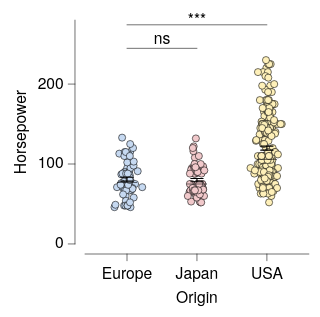

Express this chart as Vega-Lite.
### Vega-Lite specification from a JSON file in a GitHub repository (floating-point values rounded to 4 significant figures; data arrays with more than 128 entries replaced by an {"elided": "..."} marker saying what was removed)
{"background": null, "config": {"arc": {"fill": "#DBDBDB", "fillOpacity": 1.0, "innerRadius": 25.0, "padAngle": 0.03, "stroke": "black", "strokeOpacity": 1, "strokeWidth": 0.25}, "area": {"fill": "#DBDBDB", "fillOpacity": 1.0, "stroke": "black", "strokeOpacity": 1, "strokeWidth": 0.25}, "axis": {"domain": true, "domainCap": "round", "domainColor": "black", "domainWidth": 0.25, "grid": false, "gridCap": "round", "gridColor": "#F1F1F1", "gridDash": [0, 0], "gridOpacity": 1.0, "gridWidth": 0.25, "labelColor": "black", "labelFont": "HelveticaNeue", "labelFontSize": 7, "labelFontStyle": "normal", "labelFontWeight": 400, "offset": 4.5, "ticks": true, "tickCap": "round", "tickColor": "black", "tickRound": false, "tickSize": 3, "tickWidth": 0.25, "titleColor": "black", "titleFont": "HelveticaNeue", "titleFontSize": 7, "titleFontStyle": "normal", "titleFontWeight": 400}, "axisX": {"domain": true, "labelAlign": "center", "labelAngle": 0, "labels": true, "ticks": true, "translate": 0}, "axisY": {"domain": true, "labelAlign": "right", "labelAngle": 0, "labels": true, "ticks": true, "translate": 0}, "axisRight": {"domain": true, "labelAlign": "left", "labelAngle": 0, "labels": true, "ticks": true, "translate": 0}, "axisTop": {"domain": true, "labelAlign": "center", "labelAngle": 0, "labels": true, "ticks": true, "translate": 0}, "axisBand": {"tickOffset": 0}, "bar": {"fill": "#DBDBDB", "fillOpacity": 1.0, "stroke": "black", "strokeOpacity": 1, "strokeWidth": 0.25}, "boxplot": {"size": 9.0, "ticks": {"cornerRadius": 0.25, "fill": "black", "size": 4.5, "thickness": 0.25}, "box": {"fillOpacity": 1.0, "stroke": "black", "strokeOpacity": 1, "strokeWidth": 0.25}, "median": {"fill": "black", "fillOpacity": 1.0, "size": 9.0, "thickness": 0.25}, "rule": {"fill": "black", "fillOpacity": 1.0, "size": 10.0, "stroke": "black", "strokeDash": [0, 0], "strokeOpacity": 1, "strokeWidth": 0.25}, "outliers": {"color": "black", "fill": "black", "fillOpacity": 1.0, "size": 0, "stroke": "black", "strokeOpacity": 1, "strokeWidth": 0.25}}, "circle": {"fill": "black", "fillOpacity": 1.0, "size": 0.5, "stroke": null, "strokeOpacity": 1, "strokeWidth": 0.25}, "errorband": {"band": {"fillOpacity": 0.6, "stroke": null, "strokeWidth": 0.25, "strokeOpacity": 1}, "borders": {"opacity": 0, "strokeOpacity": 0.25, "strokeWidth": 1}}, "errorbar": {"opacity": 1, "rule": {"strokeDash": [0, 0], "strokeWidth": 0.5}, "ticks": {"color": "black", "cornerRadius": 0.25, "opacity": 1, "size": 6.0, "thickness": 0.5}, "thickness": 0.5}, "font": "HelveticaNeue", "geoshape": {"fill": "#DBDBDB", "fillOpacity": 1.0, "stroke": "black", "strokeOpacity": 1, "strokeWidth": 0.25}, "header": {"labelColor": "black", "labelFont": "HelveticaNeue", "labelFontSize": 7, "labelFontStyle": "normal", "labelFontWeight": 400, "titleColor": "black", "titleFont": "HelveticaNeue", "titleFontSize": 7, "titleFontStyle": "normal", "titleFontWeight": 400, "titlePadding": 0}, "legend": {"disable": false, "offset": 4.5, "gradientLength": 50.0, "gradientThickness": 5.0, "gradientOpacity": 1.0, "gradientStrokeColor": "black", "gradientStrokeWidth": 0.25, "labelColor": "black", "labelFont": "HelveticaNeue", "labelFontSize": 7, "labelFontStyle": "normal", "labelFontWeight": 400, "strokeColor": "black", "strokeWidth": 0, "symbolSize": 42, "symbolStrokeColor": "black", "symbolStrokeWidth": 0.25, "titleColor": "black", "titleFont": "HelveticaNeue", "titleFontSize": 7, "titleFontStyle": "normal", "titleFontWeight": 400}, "line": {"color": "black", "stroke": "black", "strokeCap": "round", "strokeDash": [0, 0], "strokeOpacity": 1, "strokeWidth": 0.375}, "point": {"filled": true, "fill": "#DBDBDB", "fillOpacity": 1.0, "size": 5.0, "stroke": "black", "strokeOpacity": 1, "strokeWidth": 0.25}, "range": {"category": ["#C6D9F1", "#F1C9CB", "#FEF0B9", "#CEE37A", "#7AA8E0", "#E589A3", "#FDDD5D", "#68B961", "#4177B1", "#C35082", "#E5C227", "#438156"], "diverging": {"scheme": ["#C35082", "#CE6D94", "#D989A7", "#E2A4BA", "#EABFCE", "#F1DBE2", "#F6F6F6", "#D7E0EB", "#B9CBE0", "#9BB6D5", "#7DA1C9", "#5F8CBD", "#4177B1"]}, "heatmap": {"scheme": ["#DFE9F7", "#C6D9F1", "#ADC8EC", "#94B8E6", "#7AA8E0", "#6097DA", "#4D87CA", "#4177B1", "#386898", "#2F597F", "#264A69", "#1D3A58"]}, "ordinal": {"scheme": ["#F1F1F1", "#DBDBDB", "#C6C6C6", "#B2B2B2", "#9D9D9D", "#898989", "#767676", "#636363", "#515151", "#404040", "#2F2F2F", "#1F1F1F"]}, "ramp": {"scheme": ["#DFE9F7", "#C6D9F1", "#ADC8EC", "#94B8E6", "#7AA8E0", "#6097DA", "#4D87CA", "#4177B1", "#386898", "#2F597F", "#264A69", "#1D3A58"]}}, "rule": {"color": "black", "stroke": "black", "strokeCap": "round", "strokeDash": [2, 2], "strokeOpacity": 1, "strokeWidth": 0.25}, "scale": {"bandPaddingInner": 0.1, "bandPaddingOuter": 0.1, "round": false}, "rect": {"fill": "#DBDBDB", "fillOpacity": 1.0, "stroke": "black", "strokeOpacity": 1, "strokeWidth": 0.25}, "square": {"fill": "#DBDBDB", "fillOpacity": 1.0, "size": 10.0, "stroke": "black", "strokeOpacity": 1, "strokeWidth": 0.25}, "text": {"color": "black", "font": "HelveticaNeue", "fontSize": 7, "fontStyle": "normal", "fontWeight": 400}, "title": {"anchor": "middle", "frame": "group", "color": "black", "font": "HelveticaNeue", "fontSize": 7, "fontStyle": "normal", "fontWeight": 400, "subtitleColor": "black", "subtitleFont": "HelveticaNeue", "subtitleFontSize": "HelveticaNeue", "subtitleFontStyle": "normal", "subtitleFontWeight": 400}, "view": {"continuousWidth": 100, "continuousHeight": 100, "discreteWidth": 100, "discreteHeight": 100, "fill": null, "stroke": null, "strokeWidth": 0.25}}, "layer": [{"data": {"name": "data-53eecb024a78fdc2be808dcfdc3af7a2"}, "mark": {"type": "circle", "opacity": 1.0, "size": 10.0, "stroke": "black", "strokeOpacity": 1, "strokeWidth": 0.25}, "encoding": {"color": {"field": "Origin", "legend": null, "sort": ["Europe", "Japan", "USA"], "title": null, "type": "nominal"}, "x": {"axis": {}, "field": "Origin", "sort": ["Europe", "Japan", "USA"], "title": "Origin", "type": "nominal"}, "xOffset": {"field": "jitter_x", "scale": {"domain": [-7.33, 7.33], "range": [5.17, 19.83]}, "type": "quantitative"}, "y": {"field": "Horsepower", "title": "Horsepower", "type": "quantitative"}}}, {"data": {"name": "data-6c4882663eaca411296217af4f5e04f9"}, "mark": {"type": "errorbar"}, "encoding": {"x": {"axis": {}, "field": "Origin", "sort": ["Europe", "Japan", "USA"], "title": "Origin", "type": "nominal"}, "y": {"field": "__mean", "title": "Horsepower", "type": "quantitative"}, "yError": {"field": "__error"}}}, {"data": {"name": "data-53eecb024a78fdc2be808dcfdc3af7a2"}, "mark": {"type": "boxplot", "box": {"fillOpacity": 0, "strokeOpacity": 0}, "outliers": {"opacity": 0}, "rule": {"strokeOpacity": 0}, "ticks": false}, "encoding": {"x": {"axis": {}, "field": "Origin", "sort": ["Europe", "Japan", "USA"], "title": "Origin", "type": "nominal"}, "y": {"field": "Horsepower", "title": "Horsepower", "type": "quantitative"}}}, {"layer": [{"layer": [{"data": {"values": [{"x": "USA", "x2": "Europe", "y": 274.2, "__dysonsphere__": 1}]}, "mark": {"type": "rule", "strokeCap": "round", "strokeDash": [0, 0], "strokeWidth": 0.25}, "encoding": {"x": {"field": "x", "type": "nominal"}, "x2": {"field": "x2"}, "y": {"field": "y", "type": "quantitative"}}}, {"data": {"values": [{"y": 274.2, "label": "***", "__dysonsphere__": 1}]}, "mark": {"type": "text", "align": "center", "dy": -2, "fontSize": 7}, "encoding": {"text": {"field": "label", "type": "nominal"}, "x": {"value": 50.0}, "y": {"field": "y", "type": "quantitative"}}}]}, {"layer": [{"data": {"values": [{"x": "Europe", "x2": "Japan", "y": 244.7, "__dysonsphere__": 1}]}, "mark": {"type": "rule", "strokeCap": "round", "strokeDash": [0, 0], "strokeWidth": 0.25}, "encoding": {"x": {"field": "x", "type": "nominal"}, "x2": {"field": "x2"}, "y": {"field": "y", "type": "quantitative"}}}, {"data": {"values": [{"y": 244.7, "label": "ns", "__dysonsphere__": 1}]}, "mark": {"type": "text", "align": "center", "dy": -4, "fontSize": 7}, "encoding": {"text": {"field": "label", "type": "nominal"}, "x": {"value": 34.38}, "y": {"field": "y", "type": "quantitative"}}}]}], "name": "__dysonsphere_90a92fb3dc490bb9_3"}], "$schema": "https://vega.github.io/schema/vega-lite/v6.4.1.json", "datasets": {"data-53eecb024a78fdc2be808dcfdc3af7a2": {"elided": "400 records"}, "data-6c4882663eaca411296217af4f5e04f9": [{"Origin": "USA", "__mean": 119.9, "__error": 2.529, "__dysonsphere__": 1}, {"Origin": "Europe", "__mean": 81.0, "__error": 2.47, "__dysonsphere__": 1}, {"Origin": "Japan", "__mean": 79.84, "__error": 2.005, "__dysonsphere__": 1}]}}
